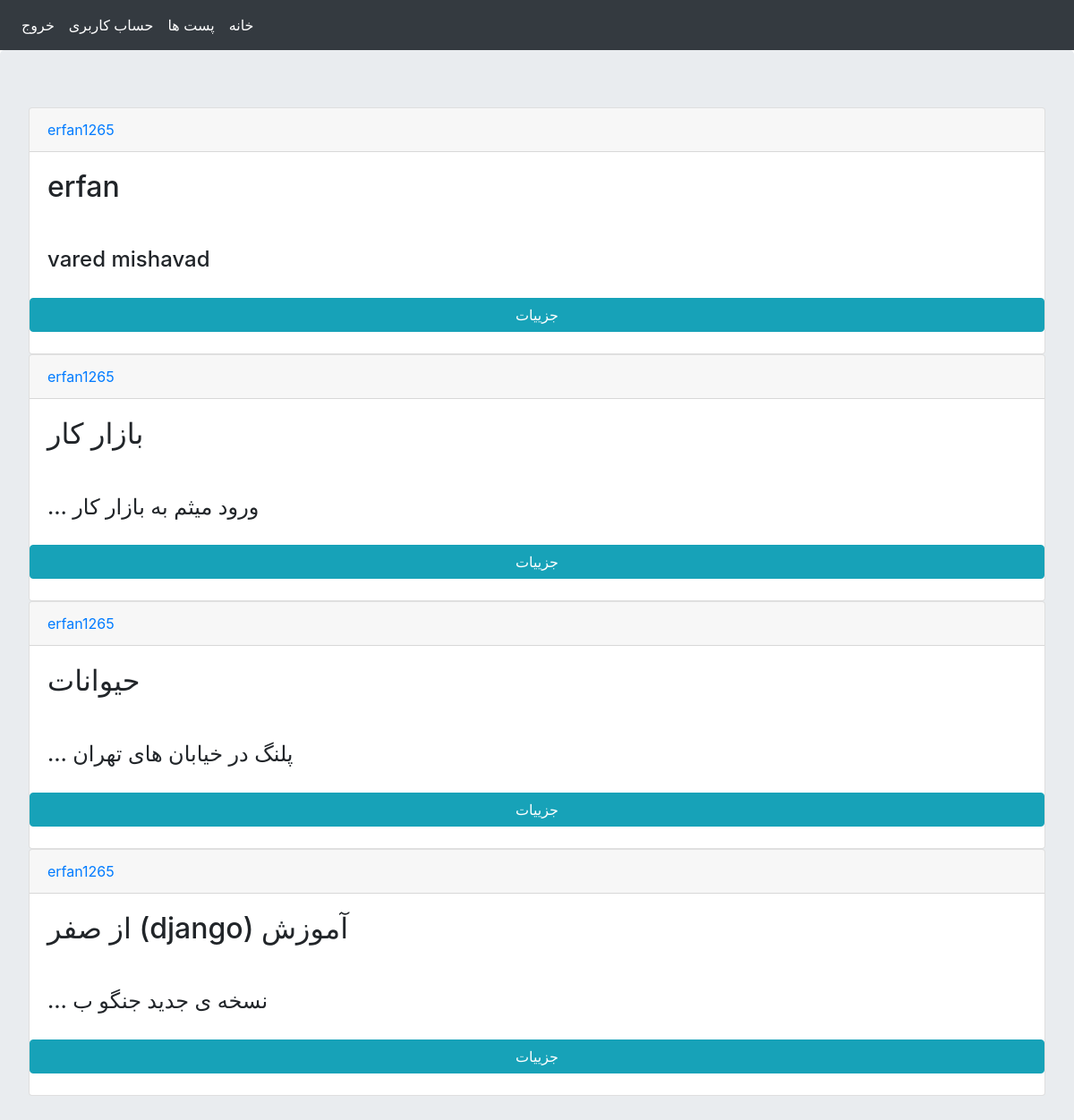
The page /all_posts/ (signed in) on the database its author committed.
### social_media_posts/models.py (models this page shows, shortened)
class Post(models.Model):
    user = models.ForeignKey(User, on_delete=models.CASCADE, verbose_name="کاربر")
    title = models.CharField(max_length=100, verbose_name="موضوع")
    body = models.TextField(verbose_name="متن پست")
    slug = models.SlugField(unique=True, allow_unicode=True, verbose_name='نام در url')
    created = models.DateTimeField(auto_now_add=True, verbose_name='تاریخ تبت پست')
    objects = PostManager()
    class Meta:
        verbose_name = "پست"
        verbose_name_plural = 'پست ها'
    def get_absolute_url(self):
        return reverse("posts:post_detail", args=[self.created.year, self.created.month, self.created.day, self.slug])

### social_media_posts/views.py (the view)
# urls.py: path("all_posts/", posts_page, name='posts_page'),
def posts_page(request):
    message = messages.get_messages(request)
    posts = Post.objects.order_by('-created').all()[:10]
    context = {
        "messages": message,
        "posts": posts,
    }
    return render(request, 'social_media_posts/all_posts.html', context)

### social_media_posts/templates/social_media_posts/all_posts.html (shortened to what this page needs)
{% extends 'shared/base.html' %}
{% block content %}
    {% for post in posts %}
        <div class="card">
            <a href="{% url 'accounts:user_dashboard' post.user.id %}"><p class="card-header">{{ post.user }}</p></a>
            <h2 class="card-body">
                {{ post.title }}
            </h2>
            <h4 class="card-body">
                {{ post.body |truncatewords:5 }}
            </h4>
            <a class="btn btn-info" href="{{ post.get_absolute_url }}">جزییات</a>
            <br>
        </div>
    {% endfor %}
{% endblock %}

### rows shown on the page
Post: user "erfan1265", title "erfan", body "vared mishavad"
Post: user "erfan1265", title "بازار کار", body "ورود میثم به بازار کار …"
Post: user "erfan1265", title "حیوانات", body "پلنگ در خیابان های تهران …"
Post: user "erfan1265", title "آموزش (django) از صفر", body "نسخه ی جدید جنگو ب …"
